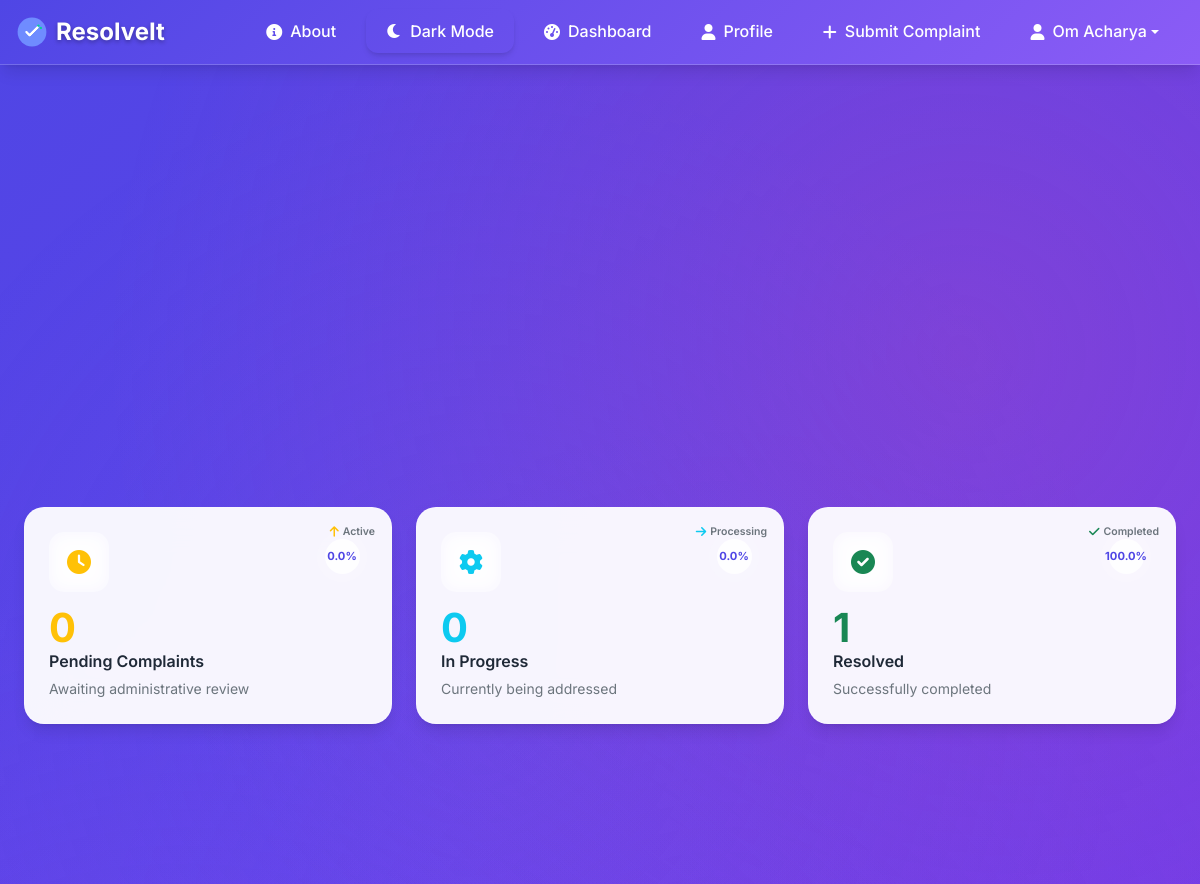
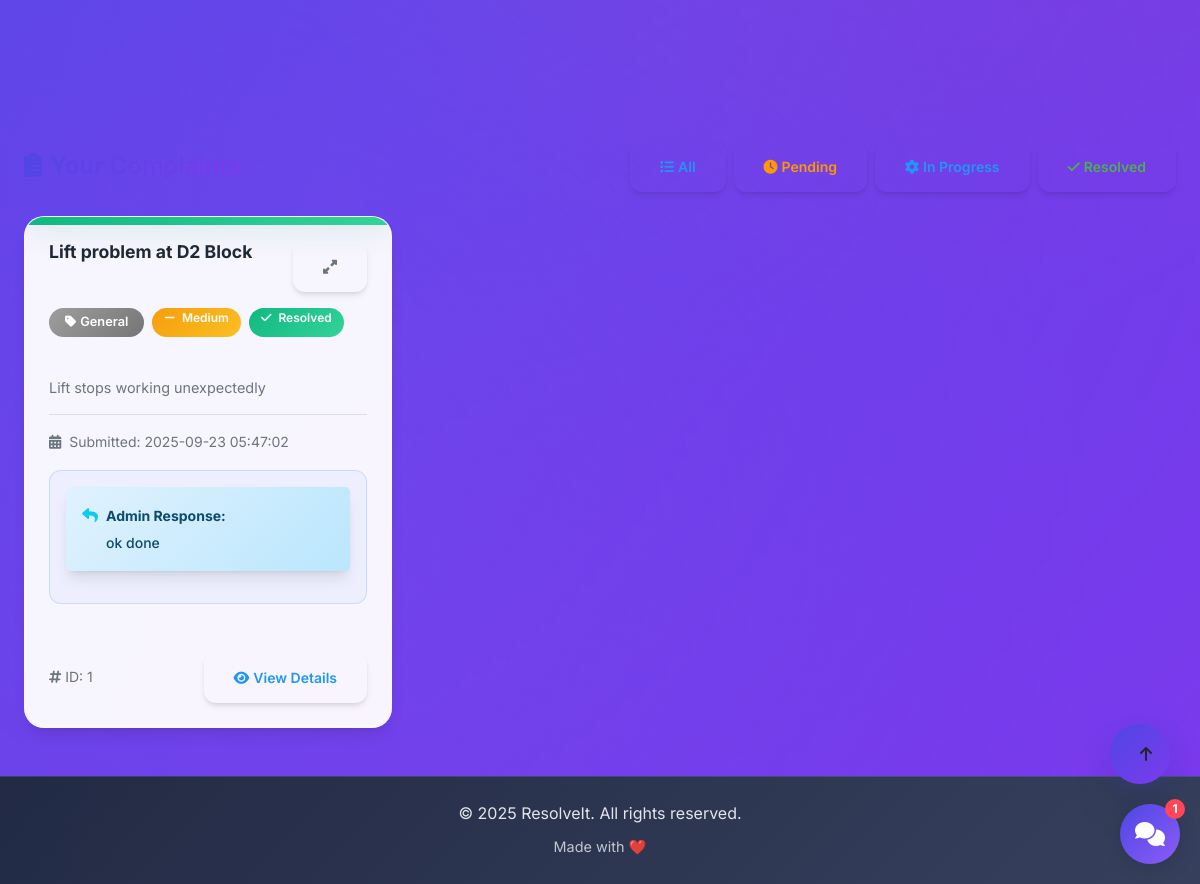
Page /user_dashboard (signed in) on the earlier database version (2 pictures, top to bottom).
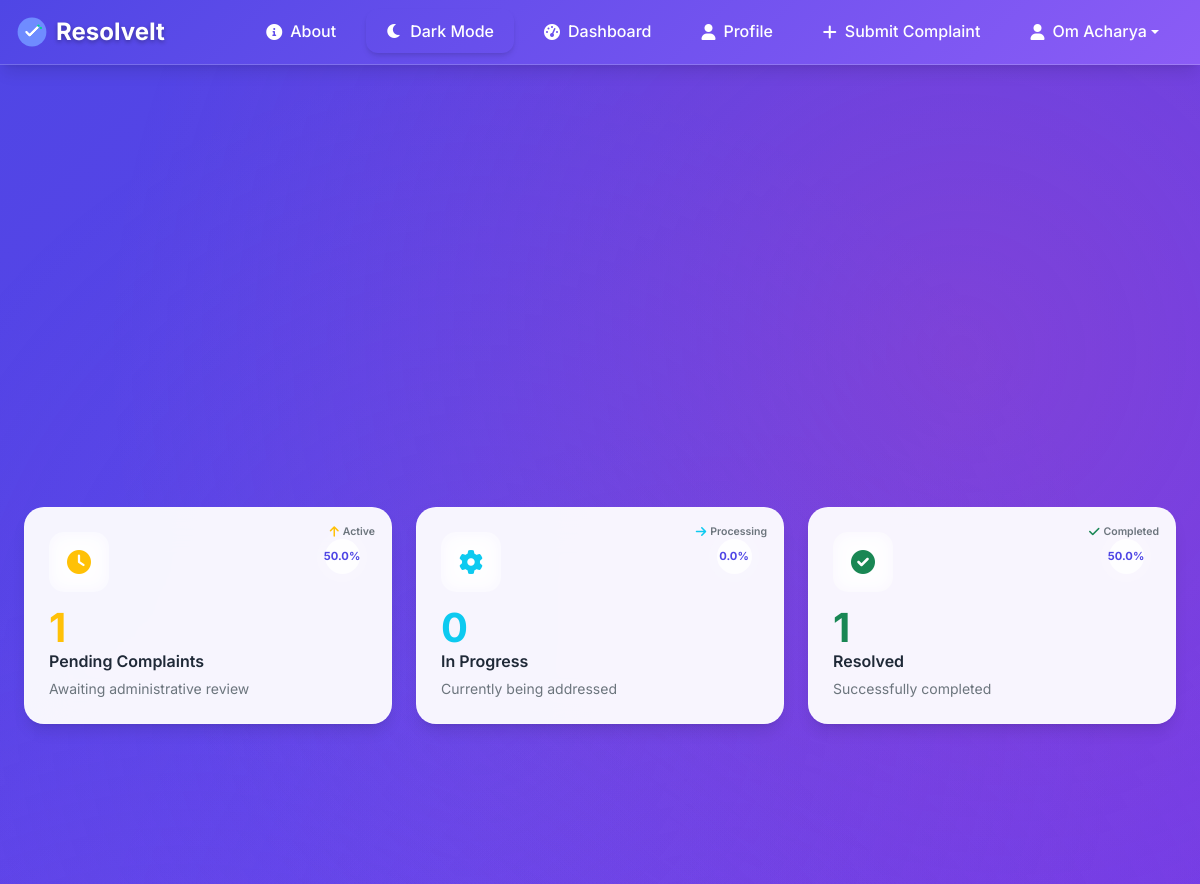
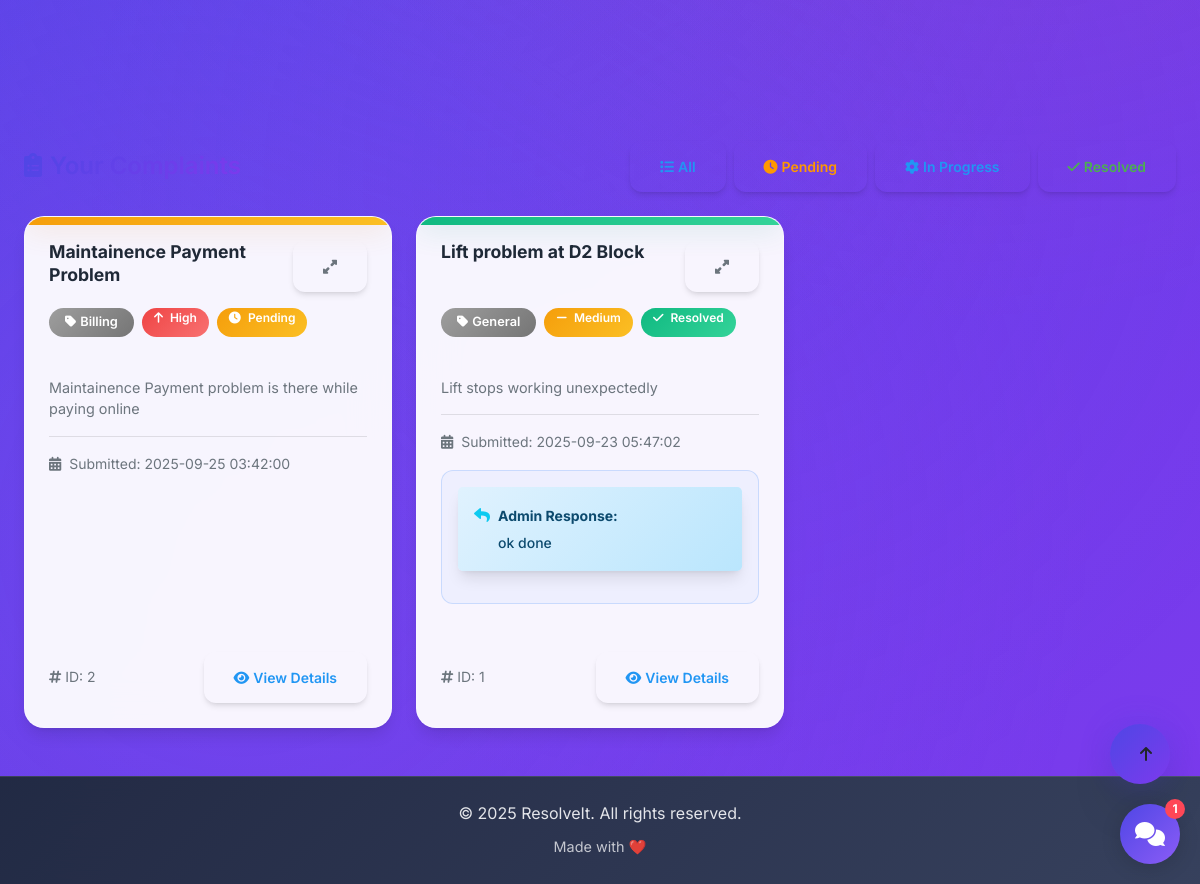
Same page on the later database version (2 pictures, top to bottom).
### tables this page shows
CREATE TABLE complaints (
            id INTEGER PRIMARY KEY AUTOINCREMENT,
            user_id INTEGER NOT NULL,
            title TEXT NOT NULL,
            description TEXT NOT NULL,
            status TEXT DEFAULT 'Pending',
            created_at TIMESTAMP DEFAULT CURRENT_TIMESTAMP, category TEXT DEFAULT "General", priority TEXT DEFAULT "Medium", admin_reply TEXT, replied_at TIMESTAMP,
            FOREIGN KEY (user_id) REFERENCES users (id)
        );

### app.py (the view)
@app.route('/user_dashboard')
@login_required
def user_dashboard():
    if current_user.role == 'admin':
        return redirect(url_for('admin_dashboard'))
    conn = get_db_connection()
    complaints = conn.execute('''
        SELECT * FROM complaints
        WHERE user_id = ?
        ORDER BY created_at DESC
    ''', (current_user.id,)).fetchall()
    conn.close()
    return render_template('dashboard.html', complaints=complaints)

### app.py (called while the page is built)
def validate_database_integrity():
    try:
        conn = sqlite3.connect(DATABASE)
        cursor = conn.cursor()
        cursor.execute("SELECT name FROM sqlite_master WHERE type='table' AND name='complaints'")
        if not cursor.fetchone():
            print("[integrity] Complaints table missing!")
            return False
        cursor.execute("SELECT COUNT(*) FROM complaints")
        complaint_count = cursor.fetchone()[0]
        print(f"[integrity] Found {complaint_count} complaints in database")
        cursor.execute("SELECT COUNT(*) FROM complaints WHERE created_at > datetime('now', '-1 day')")
        recent_count = cursor.fetchone()[0]
        print(f"[integrity] Found {recent_count} recent complaints")
        conn.close()
        return True
    except Exception as e:
        print(f"[integrity] Database integrity check failed: {e}")
        return False

def get_db_connection():
    if not validate_database_integrity():
        print("[db] Database integrity issues detected, attempting restore...")
        restore_database()
    conn = sqlite3.connect(DATABASE)
    conn.row_factory = sqlite3.Row
    return conn

### templates/dashboard.html (shortened to what the changed rows need)
{% extends "base.html" %}
{% block content %}
{% if complaints %}
<div class="row mb-4 mb-md-5 g-4">
    <div class="col-12 col-sm-6 col-lg-4">
        <div class="card stat-card-modern card-hover-effect animate-slide-left position-relative overflow-hidden page-break-inside-avoid">
            <div class="card-body p-4">
                <div class="d-flex justify-content-between align-items-start mb-3">
                    <div class="stat-icon-container text-warning">
                        <i class="fas fa-clock stat-icon"></i>
                    </div>
                    <div class="progress-circle-modern" data-percentage="{{ (complaints|selectattr('status', 'equalto', 'Pending')|list|length / complaints|length * 100)|round }}">
                        <div class="progress-circle-inner">
                            <span class="progress-percentage">{{ (complaints|selectattr('status', 'equalto', 'Pending')|list|length / complaints|length * 100)|round }}%</span>
                        </div>
                    </div>
                </div>
                <div class="stat-content">
                    <h2 class="stat-number text-warning mb-1">{{ complaints|selectattr('status', 'equalto', 'Pending')|list|length }}</h2>
                    <h6 class="stat-label mb-2">Pending Complaints</h6>
                    <p class="stat-description text-muted small mb-0">Awaiting administrative review</p>
                </div>
                <div class="stat-trend">
                    <i class="fas fa-arrow-up text-warning"></i>
                    <span class="small text-muted">Active</span>
                </div>
            </div>
        </div>
    </div>
    <div class="col-12 col-sm-6 col-lg-4">
        <div class="card stat-card-modern card-hover-effect animate-slide-top position-relative overflow-hidden page-break-inside-avoid">
            <div class="card-body p-4">
                <div class="d-flex justify-content-between align-items-start mb-3">
                    <div class="stat-icon-container text-info">
                        <i class="fas fa-cog stat-icon"></i>
                    </div>
                    <div class="progress-circle-modern" data-percentage="{{ (complaints|selectattr('status', 'equalto', 'In Progress')|list|length / complaints|length * 100)|round }}">
                        <div class="progress-circle-inner">
                            <span class="progress-percentage">{{ (complaints|selectattr('status', 'equalto', 'In Progress')|list|length / complaints|length * 100)|round }}%</span>
                        </div>
                    </div>
                </div>
                <div class="stat-content">
                    <h2 class="stat-number text-info mb-1">{{ complaints|selectattr('status', 'equalto', 'In Progress')|list|length }}</h2>
                    <h6 class="stat-label mb-2">In Progress</h6>
                    <p class="stat-description text-muted small mb-0">Currently being addressed</p>
                </div>
                <div class="stat-trend">
                    <i class="fas fa-arrow-right text-info"></i>
                    <span class="small text-muted">Processing</span>
                </div>
            </div>
        </div>
    </div>
    <div class="col-12 col-sm-6 col-lg-4">
        <div class="card stat-card-modern card-hover-effect animate-slide-right position-relative overflow-hidden page-break-inside-avoid">
            <div class="card-body p-4">
                <div class="d-flex justify-content-between align-items-start mb-3">
                    <div class="stat-icon-container text-success">
                        <i class="fas fa-check-circle stat-icon"></i>
                    </div>
                    <div class="progress-circle-modern" data-percentage="{{ (complaints|selectattr('status', 'equalto', 'Resolved')|list|length / complaints|length * 100)|round }}">
                        <div class="progress-circle-inner">
                            <span class="progress-percentage">{{ (complaints|selectattr('status', 'equalto', 'Resolved')|list|length / complaints|length * 100)|round }}%</span>
                        </div>
                    </div>
                </div>
                <div class="stat-content">
                    <h2 class="stat-number text-success mb-1">{{ complaints|selectattr('status', 'equalto', 'Resolved')|list|length }}</h2>
                    <h6 class="stat-label mb-2">Resolved</h6>
                    <p class="stat-description text-muted small mb-0">Successfully completed</p>
                </div>
                <div class="stat-trend">
                    <i class="fas fa-check text-success"></i>
                    <span class="small text-muted">Completed</span>
                </div>
            </div>
        </div>
    </div>
</div>
{% endif %}
{% if complaints %}
    <div class="row mb-4">
        <div class="col-12">
            <div class="row g-4 grid-view" id="complaintsContainer">
        {% for complaint in complaints %}
                    <div class="col-12 col-md-6 col-lg-4 complaint-card" data-status="{{ complaint.status.lower().replace(' ', '') }}">
                        <div class="card complaint-card-modern h-100 hover-lift slide-up position-relative overflow-hidden page-break-inside-avoid">
                            <div class="card-header-modern position-relative">
                                <div class="status-indicator
                                    {% if complaint.status == 'Pending' %}status-pending
                                    {% elif complaint.status == 'In Progress' %}status-progress
                                    {% elif complaint.status == 'Resolved' %}status-resolved
                                    {% endif %}"></div>
                                <div class="d-flex justify-content-between align-items-start mb-3">
                                    <h6 class="complaint-title fw-bold mb-0">{{ complaint.title }}</h6>
                                    <div class="complaint-actions">
                                        <button class="btn btn-sm btn-outline-secondary" data-complaint-id="{{ complaint.id }}" onclick="toggleComplaintDetails(this.dataset.complaintId)">
                                            <i class="fas fa-expand-alt"></i>
                                        </button>
                                    </div>
                                </div>
                                <div class="d-flex flex-wrap gap-2 mb-3">
                                    <span class="badge bg-secondary rounded-pill">
                                        <i class="fas fa-tag me-1"></i>{{ complaint.category }}
                                    </span>
                                    <span class="badge priority-badge
                                        {% if complaint.priority == 'Low' %}priority-low
                                        {% elif complaint.priority == 'Medium' %}priority-medium
                                        {% elif complaint.priority == 'High' %}priority-high
                                        {% elif complaint.priority == 'Urgent' %}priority-urgent
                                        {% endif %} rounded-pill">
                                        <i class="fas fa-{{ 'arrow-down' if complaint.priority == 'Low' else 'minus' if complaint.priority == 'Medium' else 'arrow-up' if complaint.priority == 'High' else 'exclamation' }} me-1"></i>
                                {{ complaint.priority }}
                            </span>
                                    <span class="badge status-badge
                                        {% if complaint.status == 'Pending' %}status-badge-pending
                                        {% elif complaint.status == 'In Progress' %}status-badge-progress
                                        {% elif complaint.status == 'Resolved' %}status-badge-resolved
                                        {% endif %} rounded-pill">
                                <i class="fas fa-{{ 'clock' if complaint.status == 'Pending' else 'cog' if complaint.status == 'In Progress' else 'check' }} me-1"></i>
                                {{ complaint.status }}
                            </span>
                        </div>
                    </div>
                            <div class="card-body p-4">
                                <p class="complaint-description text-muted mb-3">
                                    {{ complaint.description[:120] }}{% if complaint.description|length > 120 %}...{% endif %}
                                </p>
                                <div class="complaint-meta">
                                    <div class="d-flex align-items-center text-muted small mb-2">
                                <i class="fas fa-calendar-alt me-2"></i>
                                <span>Submitted: {{ complaint.created_at }}</span>
                                    </div>
                                    {% if complaint.admin_reply %}
                                    <div class="admin-reply-container mt-3">
                                        <div class="alert alert-info p-3 rounded-3">
                                            <div class="d-flex align-items-start">
                                                <i class="fas fa-reply text-info me-2 mt-1"></i>
                                                <div>
                                                    <strong class="small">Admin Response:</strong>
                                                    <p class="small mb-0 mt-1">{{ complaint.admin_reply }}</p>
                                                </div>
                                            </div>
                                        </div>
                                    </div>
                                    {% endif %}
                                </div>
                            </div>
                            <div class="card-footer bg-transparent border-0 p-4 pt-0">
                                <div class="d-flex justify-content-between align-items-center">
                                    <small class="text-muted">
                                        <i class="fas fa-hashtag me-1"></i>ID: {{ complaint.id }}
                            </small>
                                    <div class="complaint-actions">
                                        <button class="btn btn-sm btn-outline-primary" data-complaint-id="{{ complaint.id }}" onclick="viewComplaintDetails(this.dataset.complaintId)">
                                            <i class="fas fa-eye me-1"></i>View Details
                                        </button>
                                    </div>
                                </div>
                            </div>
                        </div>
                    </div>
                {% endfor %}
            </div>
        </div>
    </div>
{% endif %}
{% endblock %}

Differences in the rows shown:
added complaints: title "Maintainence Payment Problem", category "Billing", priority "High", status "Pending", description "Maintainence Payment problem is there while paying online", created_at "2025-09-25 03:42:00", id "2"
Other differences:
{{ complaints|selectattr('status', 'equalto', 'Pending')|list|length }}: "0" → "1"
text no longer shown: "0.0 100.0"
text now shown: "50.0 50.0"
